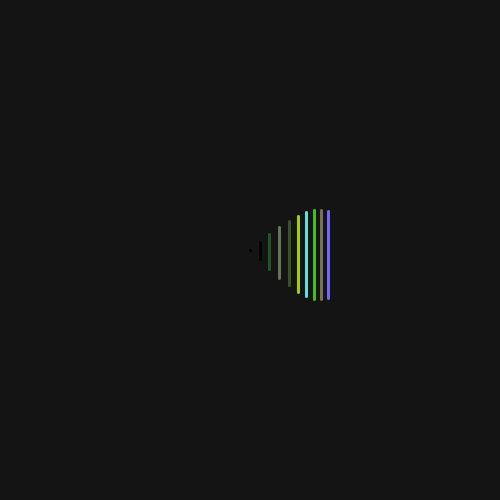
Frame 1 (no input)
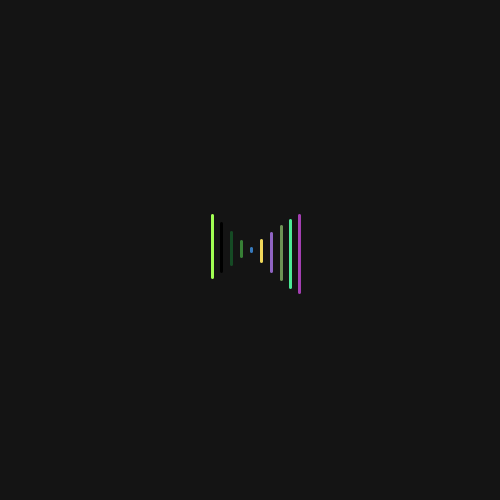
Frame 60 (the mouse pressed at the canvas centre just before this capture)
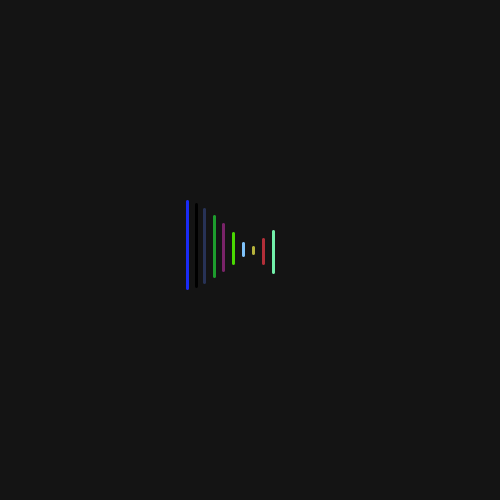
Frame 120 (the mouse held since frame 60 and released just before this capture)

The Processing sketch that drew these frames (run headless with seeded random() and noise(); from frame 60 on, the mouse is pressed at the canvas centre):

// Processing sketch: infinity
// ── infinity.pde
// parametric equations
//pair of equations
//ex: x=5t
// y = 3t+3
float t;
static final int NUM_LINES = 10;
void setup(){
  background(20);
  size(500,500);
}

void draw(){
  background(20);
  
  strokeWeight(3);
  
  translate(width/2, height/2);

  for(int i = 0; i < NUM_LINES; i++){
  line(x1(t+i), y1(t+i), x2(t+i), y2(t+i));
    stroke(i*10*random(1,10)%255, i*10*random(1,10)%255, i*10*random(1,10)%255);
   }
  //point(x1(t), y1(t));
  //point(x2(-t), y2(-t));
  t++;
}


 
float x1(float t){
  return (sin(t/10)*100) + (sin(t/10)) / 3.1415926;
}

float y1(float t){
  return cos(t/10)* sin(t/10) * 100;
}

float x2(float t){
  return (sin(t/10)*100) + (sin(t/10)) / 3.1415926;
}

float y2(float t){
  return -cos(t/10)* sin(t/10) * 100 * .8 ;
}
